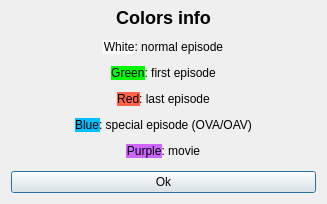
<?xml version="1.0" encoding="UTF-8"?>
<ui version="4.0">
 <class>ColorsWindow</class>
 <widget class="QDialog" name="ColorsWindow">
  <property name="windowModality">
   <enum>Qt::ApplicationModal</enum>
  </property>
  <property name="geometry">
   <rect>
    <x>0</x>
    <y>0</y>
    <width>327</width>
    <height>204</height>
   </rect>
  </property>
  <property name="windowTitle">
   <string>Colors info</string>
  </property>
  <property name="windowIcon">
   <iconset resource="../MainWindow.qrc">
    <normaloff>:/MainWindow/resources/icon.ico</normaloff>:/MainWindow/resources/icon.ico</iconset>
  </property>
  <layout class="QVBoxLayout" name="verticalLayout">
   <property name="topMargin">
    <number>0</number>
   </property>
   <item>
    <widget class="QLabel" name="label">
     <property name="text">
      <string>&lt;html&gt;&lt;head/&gt;&lt;body&gt;&lt;p&gt;&lt;span style=&quot; font-size:x-large; font-weight:600;&quot;&gt;Colors info&lt;/span&gt;&lt;/p&gt;&lt;p&gt;&lt;span style=&quot; background-color:#ffffff;&quot;&gt;White&lt;/span&gt;: normal episode&lt;/p&gt;&lt;p&gt;&lt;span style=&quot; background-color:#00ff00;&quot;&gt;Green&lt;/span&gt;: first episode&lt;/p&gt;&lt;p&gt;&lt;span style=&quot; background-color:#ff6347;&quot;&gt;Red&lt;/span&gt;: last episode&lt;/p&gt;&lt;p&gt;&lt;span style=&quot; background-color:#00bfff;&quot;&gt;Blue&lt;/span&gt;: special episode (OVA/OAV)&lt;/p&gt;&lt;p&gt;&lt;span style=&quot; background-color:#cc66ff;&quot;&gt;Purple&lt;/span&gt;: movie&lt;/p&gt;&lt;/body&gt;&lt;/html&gt;</string>
     </property>
     <property name="alignment">
      <set>Qt::AlignCenter</set>
     </property>
    </widget>
   </item>
   <item>
    <widget class="QPushButton" name="close">
     <property name="text">
      <string>Ok</string>
     </property>
    </widget>
   </item>
  </layout>
 </widget>
 <layoutdefault spacing="6" margin="11"/>
 <resources>
  <include location="../MainWindow.qrc"/>
 </resources>
 <connections/>
</ui>
